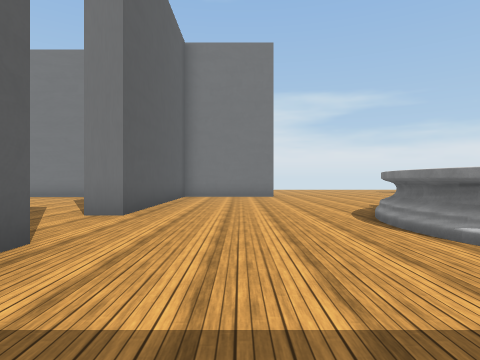
View 1 (above)

22 first-person views from a walk through a scene from a Unity 3-D project. The camera is 1.3 m above the floor, looks level and sees 75° across. The floor is counted in squares, 2 m on a side. Each view is taken from the middle of a square. On the plan, view 1 faces up. The plan holds only what a view shows up to about 10 squares ahead; the rest is blank. The place goes on beyond the plan. Some surface patterns are stand-ins.

View 2
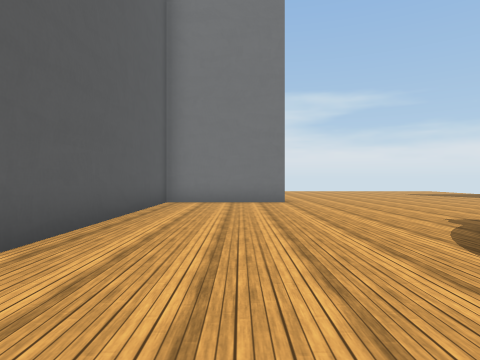

View 3
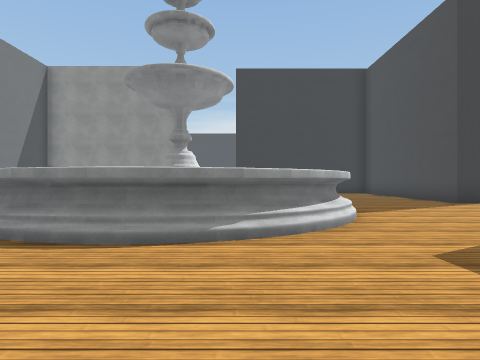

View 4
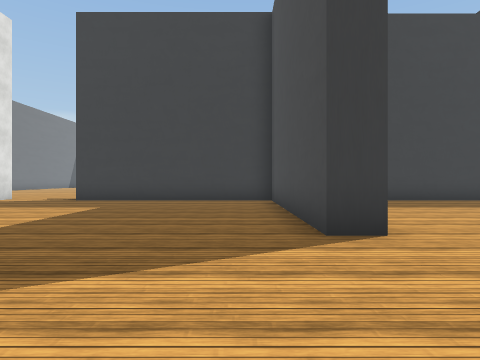

View 5
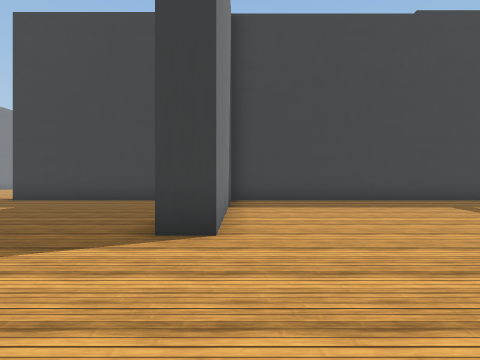

View 6
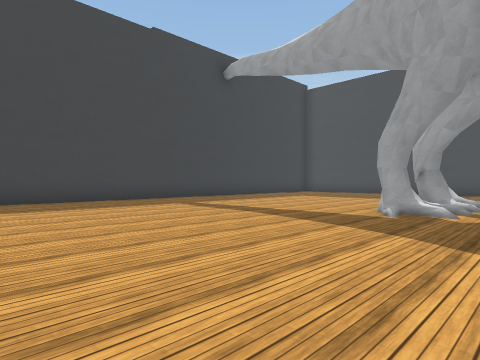

View 7
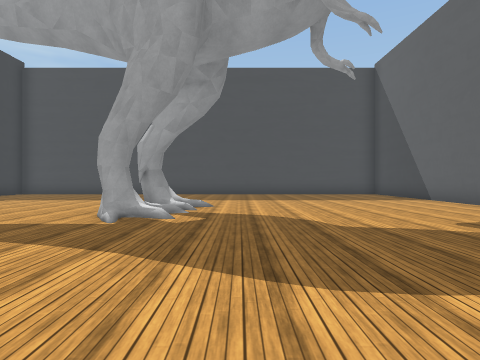

View 8
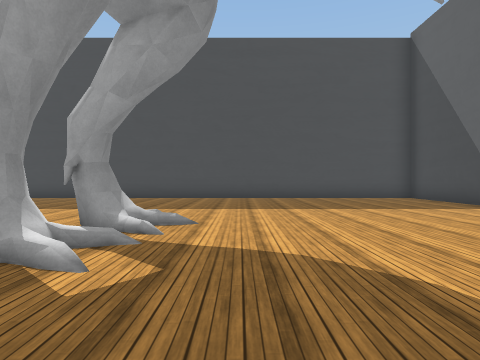

View 9
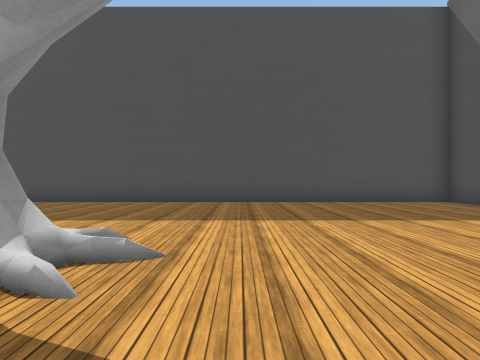

View 10
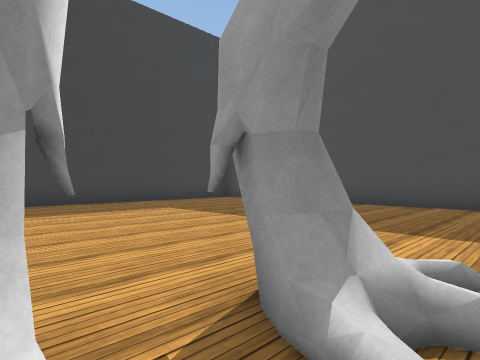

View 11
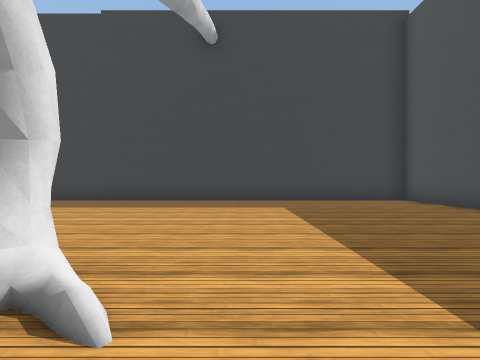

View 12
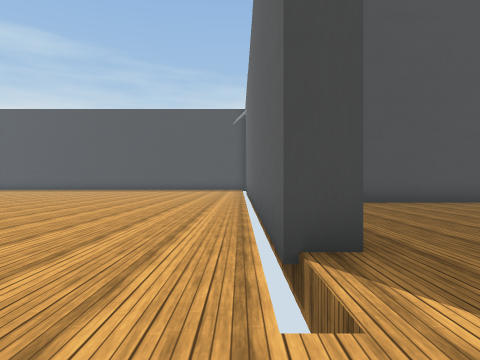

View 13
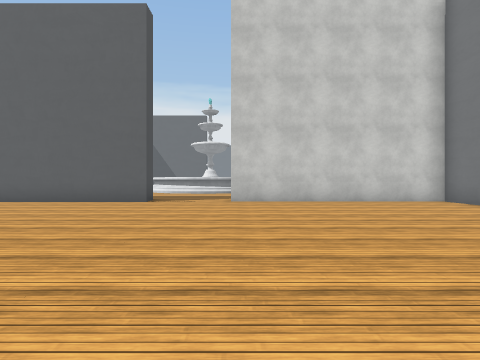

View 14
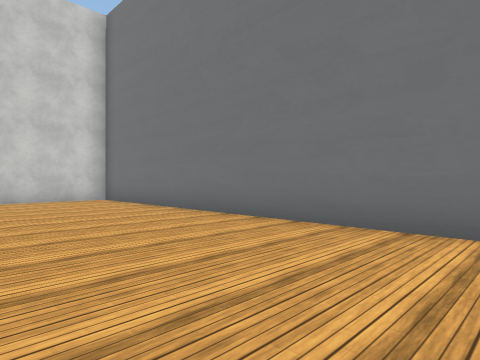

View 15
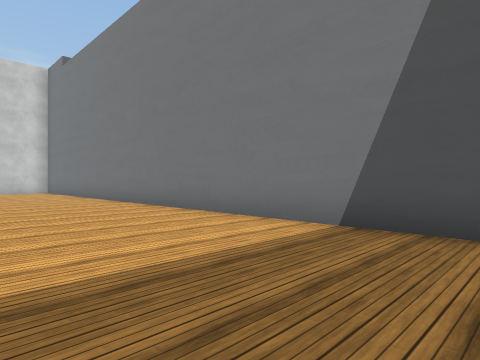

View 16
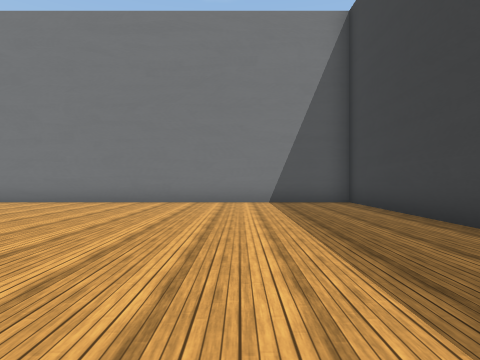

View 17
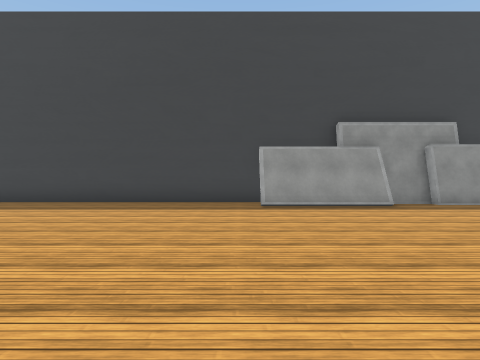

View 18
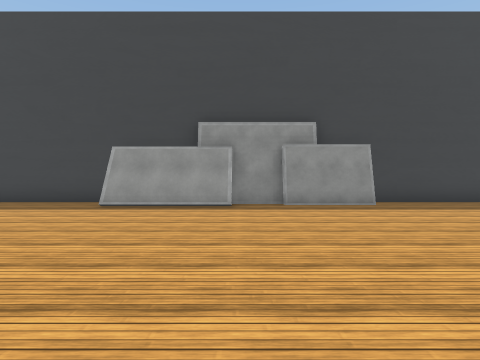

View 19
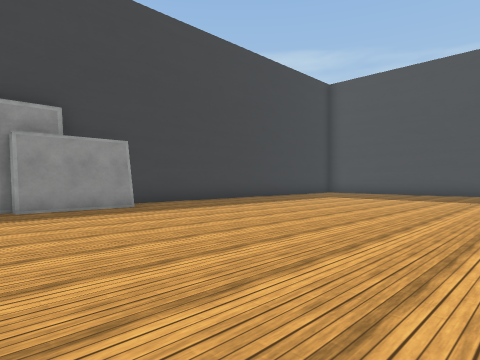

View 20
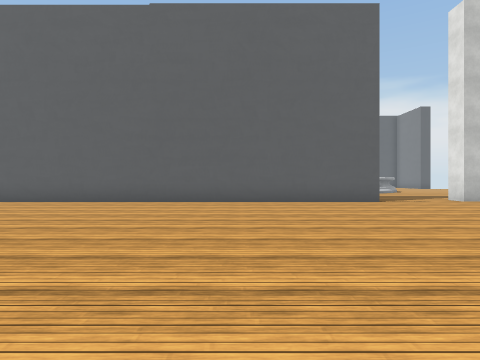

View 21
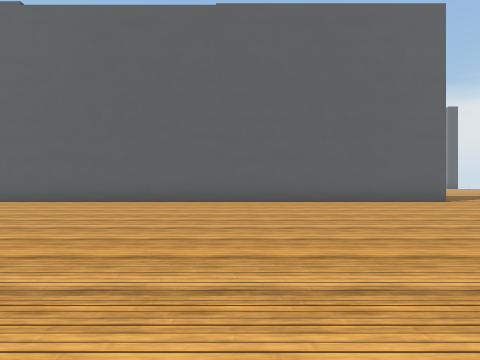

View 22
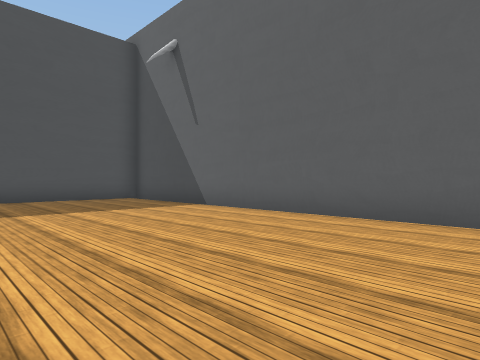

### Floor plan
Points are (right, up) in squares from view 1. A wall is a line through its corners. A room is listed if a view was taken in it or the views show most of it. See-through windows are left out.
Room 1 (views 1, 2, 3, 4, 5, 6, 7, 8, 9, 10, 11)
walls: (3.3, 1.8) (3, 2.1); (6.4, -10.5) (6.6, -11); (3.1, 2) (2.8, 2.4); (2.9, 2.3) (2.6, 2.7); (2.7, 2.5) (2.5, 3); (6.2, -11.4) (6, -10.9); (6.5, -11.4) (5.9, -11.2); (2.6, 2.9) (2.4, 3.3); (2.6, 3.6) (2.5, 4); (2.3, 3.5) (2.3, 4); (5.6, -12.4) (6, -12.1); (5.8, -12.6) (5.9, -12.1) (6, -12.2); (5.7, -12.6) (5.9, -12); (2.5, 4.2) (2.5, 4.7); (2.5, 4.5) (2.6, 5); (2.5, 4.8) (2.7, 5.3); (2.7, 5.4) (2.9, 5.8); (-2.1, 3.2) (-2.1, 2.8); (-2.1, -13) (-2.1, -19.2) (13.9, -19.2) (13.9, -3.7) (7.6, -3.7) (7.6, -3) (13.9, -3) (13.9, 3.2) (14.6, 3.2); (1.4, 12.1) (-2.1, 12.1) (-2.1, 5.7)
low walls: (3.3, 2.2) (3, 2.6); (3.1, 2.4) (2.8, 2.9) (2.6, 3.4); (5.9, -12.1) (6.4, -12.5)
ways out: opening at (14, 5) to room 2; opening at (-3, 4.5); gap at (6, -12)
Room 2 (views 12, 13, 14, 15, 16, 17, 18, 19, 20, 21, 22)
walls: (31, -0.5) (31, 2.5); (31.2, -0.5) (31.2, 2.5); (31.2, -4.6) (31.2, -2.2) (31.5, -2.2) (31.5, -0.8); (14.6, 3.2) (14.6, -13.8); (32.2, 2.4) (32.2, 12.1) (14.6, 12.1) (14.6, 5.7) (14, 5.7); (32.2, -8.1) (32.2, -4.9); (16.6, -15.8) (18.6, -15.8)
low walls: (30.8, -0.9) (30.8, 2.5)
ways out: opening at (14, 5) to room 1

Positions as (right, up) in squares from view 1, and headings:
1: (0, 0), facing up
2: (0, 3), facing up
3: (-1, 3), facing right
4: (4, -2), facing right
5: (4, -4), facing right
6: (4, -4), facing down-right
7: (4, -5), facing down
8: (4, -8), facing down
9: (4, -10), facing down
10: (5, -11), facing down-right
11: (4, -14), facing right
12: (15, 6), facing down
13: (24, 6), facing left
14: (25, 8), facing up-left
15: (32, 8), facing up-left
16: (29, 3), facing up
17: (23, 3), facing right
18: (23, -1), facing right
19: (24, -1), facing down-right
20: (24, -1), facing left
21: (24, -3), facing left
22: (20, -5), facing down-left
